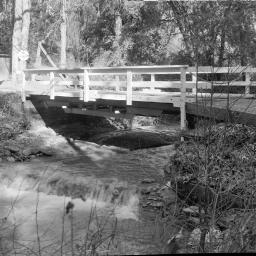
#> input picture midterm/bridge.jpg, 256 x 256 px
$ python 1.1.py
#> lines starting #> are read from the running program, lines starting #| are printed output that depends on the picture
from audioop import reverse
import cv2 as cv
import numpy as np
import matplotlib.pyplot as plt

img = cv.imread('bridge.jpg', cv.IMREAD_GRAYSCALE)
#> img is the input picture: shape (256, 256); min 0, max 255, mean 114.2

f = np.fft.fft2(img)
move1 = np.fft.fftshift(f)
fr = -np.sort(-np.ravel(f) )

size = f.size
#> size = 65536

index = int(fr[int(np.round(size/4))])
#> index = 1610
# nf = np.where(f>index,f,0)
nf = f
w,h =f.shape
#> w = 256; h = 256
for i in range(w):
    for j in range(h):
        if(f[i][j] < index):
            nf[i][j]=0

move2 = np.fft.ifftshift(nf)
newfp = np.abs(move2)
cv.imshow('FFT 2D', newfp / np.max(newfp) * 255)
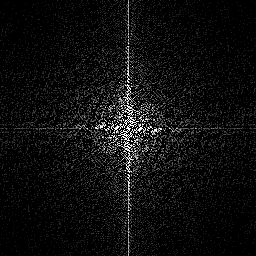
#> window 'FFT 2D': shape (256, 256); min 0, max 255, mean 14.3
ibridge = np.fft.ifft2(nf).real.astype('uint8')
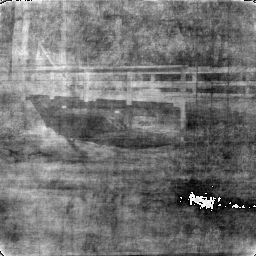
#> ibridge: shape (256, 256); min 0, max 255, mean 114.4
cv.imshow('IFFT GRAGH', ibridge)
cv.imwrite("1.1.jpg",ibridge)
cv.waitKey(0)
cv.destroyAllWindows()
